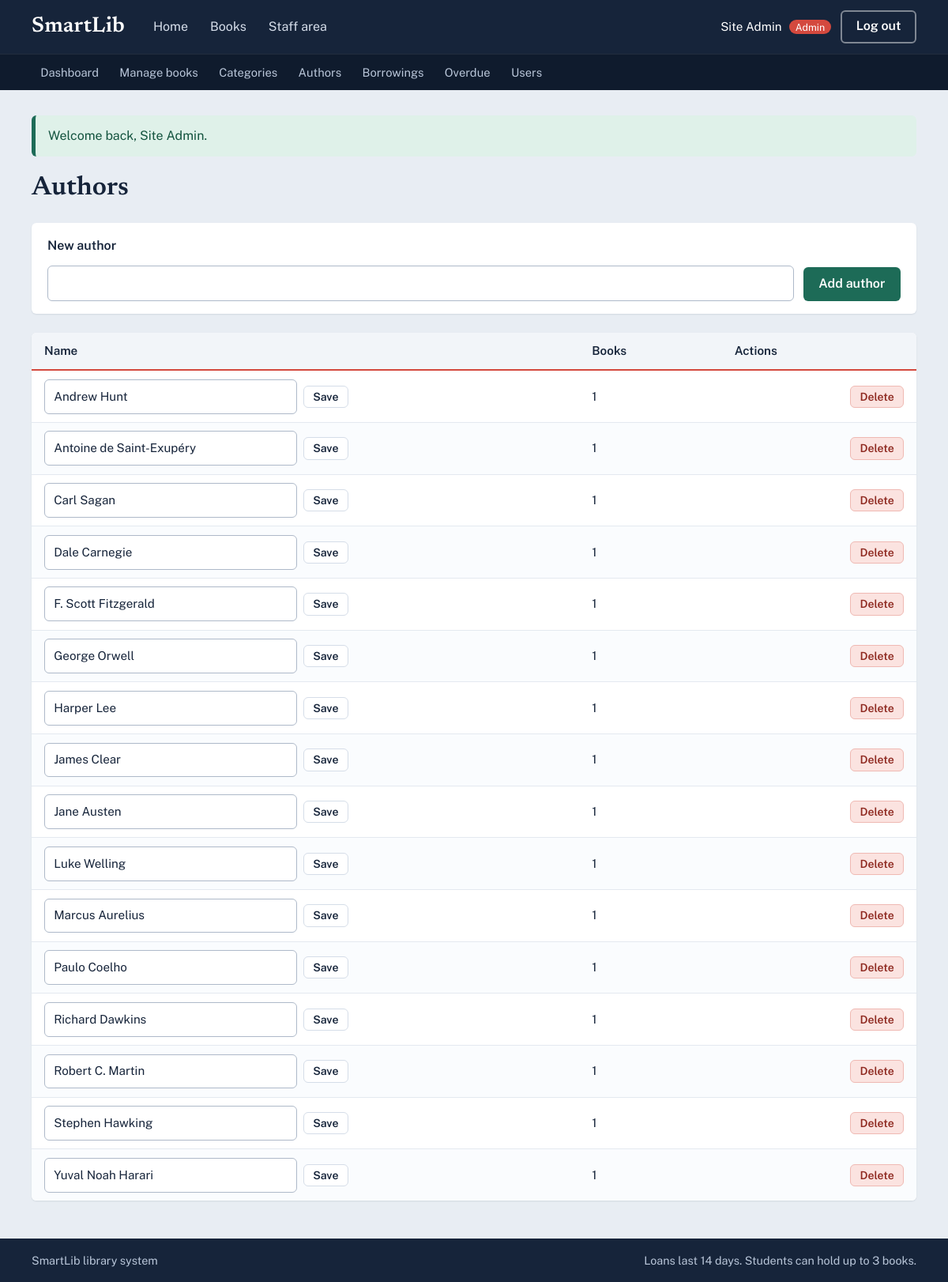
The page /admin/authors.php (signed in) on the database its author committed.
### tables this page shows
CREATE TABLE authors (
  id   INT AUTO_INCREMENT PRIMARY KEY,
  name VARCHAR(100) NOT NULL UNIQUE
);

### admin/authors.php (called while the page is built)
<?php
require __DIR__ . '/../includes/init.php';
require __DIR__ . '/../includes/lookup.php';
render_lookup_page('authors', 'author', 'authors');

### includes/init.php (called while the page is built, shortened)
<?php
function e($value): string
{
    return htmlspecialchars((string) $value, ENT_QUOTES, 'UTF-8');
}

### includes/lookup.php (the view, shortened to what this page needs)
<?php
function render_lookup_page(string $table, string $singular, string $plural): void
{
    global $pdo;
    $fk   = $table === 'categories' ? 'category_id' : 'author_id';
    $rows = $pdo->query("SELECT t.id, t.name, COUNT(b.id) AS book_count
                         FROM $table t LEFT JOIN books b ON b.$fk = t.id
                         GROUP BY t.id, t.name ORDER BY t.name")->fetchAll();
    require __DIR__ . '/header.php';
    ?>
    <div class="page-head"><h1><?= e(ucfirst($plural)) ?></h1></div>
    <form method="post" class="inline-add card-panel">
        <label for="new-name">New <?= e($singular) ?></label>
        <input id="new-name" name="name" maxlength="100" required>
        <button class="btn btn-primary" type="submit">Add <?= e($singular) ?></button>
    </form>
    <div class="table-wrap">
    <table class="table">
        <thead><tr><th>Name</th><th>Books</th><th class="col-actions">Actions</th></tr></thead>
        <tbody>
        <?php foreach ($rows as $r): ?>
            <tr>
                <td>
                    <form method="post" class="row-form">
                        <input name="name" value="<?= e($r['name']) ?>" maxlength="100" required aria-label="Name">
                        <button class="btn btn-small" type="submit">Save</button>
                    </form>
                </td>
                <td><?= (int) $r['book_count'] ?></td>
                <td class="col-actions">
                    <form method="post" onsubmit="return confirm('Delete this <?= e($singular) ?>?');">
                        <button class="btn btn-small btn-danger" type="submit">Delete</button>
                    </form>
                </td>
            </tr>
        <?php endforeach; ?>
        </tbody>
    </table>
    </div>
    <?php
    require __DIR__ . '/footer.php';
}

### css/style.css (style rules this page uses)
:root { --ink: #16243a; --ink-soft: #4a5a72; --shelf: #e8edf3; --paper: #ffffff; --rule: #c3d6ea; --margin: #d4493e; --pine: #1d6b57; --pine-dark: #15503f; --brass: #b8892b; --line: #d5dde8; --ok-bg: #dff1e9; --ok-fg: #14543f; --bad-bg: #fbe3e0; --bad-fg: #8f2a21; --font-display: "Newsreader", Georgia, "Times New Roman", serif; --font-body: "Public Sans", system-ui, -apple-system, "Segoe UI", Arial, sans-serif; }
*, *::before, *::after { box-sizing: border-box; }
html { -webkit-text-size-adjust: 100%; }
body { margin: 0; background: var(--shelf); color: var(--ink); font-family: var(--font-body); font-size: 1rem; line-height: 1.6; min-height: 100vh; display: flex; flex-direction: column; }
h1, h2, h3 { font-family: var(--font-display); font-weight: 600; line-height: 1.2; margin: 0 0 .5em; }
h1 { font-size: 2.1rem; }
.btn { display: inline-block; font: inherit; font-weight: 600; cursor: pointer; padding: .55rem 1.1rem; border-radius: 6px; border: 2px solid transparent; text-decoration: none; line-height: 1.3; text-align: center; }
.btn-primary { background: var(--pine); color: #fff; }
.btn-danger { background: var(--bad-bg); color: var(--bad-fg); border-color: #efb9b3; }
.btn-small { padding: .25rem .7rem; font-size: .88rem; border-width: 1px; background: #fff; color: var(--ink); border-color: var(--line); }
.btn-small.btn-danger { background: var(--bad-bg); color: var(--bad-fg); border-color: #efb9b3; }
.page-head { display: flex; align-items: center; justify-content: space-between; gap: 1rem; margin-bottom: 1.5rem; flex-wrap: wrap; }
.page-head h1 { margin: 0; }
label { display: block; font-weight: 600; margin-bottom: .25rem; }
input, select, textarea { font: inherit; color: var(--ink); width: 100%; padding: .55rem .7rem; background: #fff; border: 1.5px solid #aeb9c9; border-radius: 6px; }
.inline-add { display: flex; gap: .75rem; align-items: end; flex-wrap: wrap; margin-bottom: 1.5rem; }
.inline-add > div, .inline-add input { flex: 1; min-width: 180px; }
.inline-add label { width: 100%; margin: 0; }
.card-panel { background: var(--paper); padding: 1rem 1.25rem; border-radius: 6px; box-shadow: 0 1px 2px rgba(22,36,58,.1); }
.row-form { display: flex; gap: .5rem; align-items: center; }
.row-form input { max-width: 320px; }
.table-wrap { overflow-x: auto; background: var(--paper); border-radius: 6px; box-shadow: 0 1px 2px rgba(22,36,58,.1); }
.table { width: 100%; border-collapse: collapse; font-size: .95rem; }
.table th { text-align: left; padding: .7rem 1rem; background: #f2f5f9; border-bottom: 2px solid var(--margin); font-weight: 600; white-space: nowrap; }
.table td { padding: .65rem 1rem; border-bottom: 1px solid #e4e9f0; vertical-align: middle; }
.table tbody tr:nth-child(even) { background: #fafcfe; }
.table tr:last-child td { border-bottom: 0; }
.col-actions { text-align: right; white-space: nowrap; }
.col-actions form { display: inline-block; margin-left: .25rem; }

### rows shown on the page
authors: name "Andrew Hunt", book_count "1"
authors: name "Antoine de Saint-Exupéry", book_count "1"
authors: name "Carl Sagan", book_count "1"
authors: name "Dale Carnegie", book_count "1"
authors: name "F. Scott Fitzgerald", book_count "1"
authors: name "George Orwell", book_count "1"
authors: name "Harper Lee", book_count "1"
authors: name "James Clear", book_count "1"
authors: name "Jane Austen", book_count "1"
authors: name "Luke Welling", book_count "1"
authors: name "Marcus Aurelius", book_count "1"
authors: name "Paulo Coelho", book_count "1"
authors: name "Richard Dawkins", book_count "1"
authors: name "Robert C. Martin", book_count "1"
authors: name "Stephen Hawking", book_count "1"
authors: name "Yuval Noah Harari", book_count "1"

### other values the page prints
$label "Home Books Staff area Dashboard Manage books Categories Authors Borrowings Overdue Users"
$_SESSION['name'] "Site Admin"
$role "Admin"
$f['msg'] "Welcome back, Site Admin."
$plural "Authors"
$singular "author"
LOAN_DAYS "14"
MAX_ACTIVE_LOANS "3"
